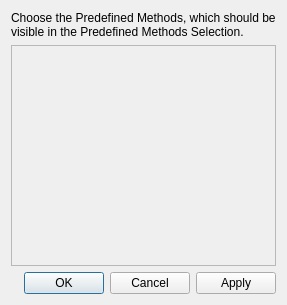
<ui version="4.0">
 <class>Dialog</class>
 <widget class="QDialog" name="Dialog">
  <property name="geometry">
   <rect>
    <x>0</x>
    <y>0</y>
    <width>255</width>
    <height>305</height>
   </rect>
  </property>
  <property name="windowTitle">
   <string>Predefined Methods Config</string>
  </property>
  <property name="locale">
   <locale country="UnitedStates" language="English" />
  </property>
  <layout class="QGridLayout" name="gridLayout">
   <item column="0" row="2">
    <widget class="QDialogButtonBox" name="buttonBox">
     <property name="orientation">
      <enum>Qt::Horizontal</enum>
     </property>
     <property name="standardButtons">
      <set>QDialogButtonBox::Apply|QDialogButtonBox::Cancel|QDialogButtonBox::Ok</set>
     </property>
    </widget>
   </item>
   <item column="0" row="1">
    <widget class="QScrollArea" name="scrollArea">
     <property name="widgetResizable">
      <bool>true</bool>
     </property>
     <widget class="QWidget" name="scrollAreaWidgetContents">
      <property name="geometry">
       <rect>
        <x>0</x>
        <y>0</y>
        <width>235</width>
        <height>224</height>
       </rect>
      </property>
      <layout class="QVBoxLayout" name="verticalLayout_2">
       <item>
        <layout class="QVBoxLayout" name="verticalLayout" />
       </item>
      </layout>
     </widget>
    </widget>
   </item>
   <item column="0" row="0">
    <widget class="QLabel" name="label">
     <property name="sizePolicy">
      <sizepolicy hsizetype="Preferred" vsizetype="Fixed">
       <horstretch>0</horstretch>
       <verstretch>0</verstretch>
      </sizepolicy>
     </property>
     <property name="text">
      <string>&lt;html&gt;&lt;head/&gt;&lt;body&gt;&lt;p&gt;Choose the Predefined Methods, which should be &lt;br/&gt;visible in the Predefined Methods Selection.&lt;/p&gt;&lt;/body&gt;&lt;/html&gt;</string>
     </property>
    </widget>
   </item>
  </layout>
 </widget>
 <resources />
 <connections>
  <connection>
   <sender>buttonBox</sender>
   <signal>accepted()</signal>
   <receiver>Dialog</receiver>
   <slot>accept()</slot>
   <hints>
    <hint type="sourcelabel">
     <x>248</x>
     <y>254</y>
    </hint>
    <hint type="destinationlabel">
     <x>157</x>
     <y>274</y>
    </hint>
   </hints>
  </connection>
  <connection>
   <sender>buttonBox</sender>
   <signal>rejected()</signal>
   <receiver>Dialog</receiver>
   <slot>reject()</slot>
   <hints>
    <hint type="sourcelabel">
     <x>316</x>
     <y>260</y>
    </hint>
    <hint type="destinationlabel">
     <x>286</x>
     <y>274</y>
    </hint>
   </hints>
  </connection>
 </connections>
</ui>
